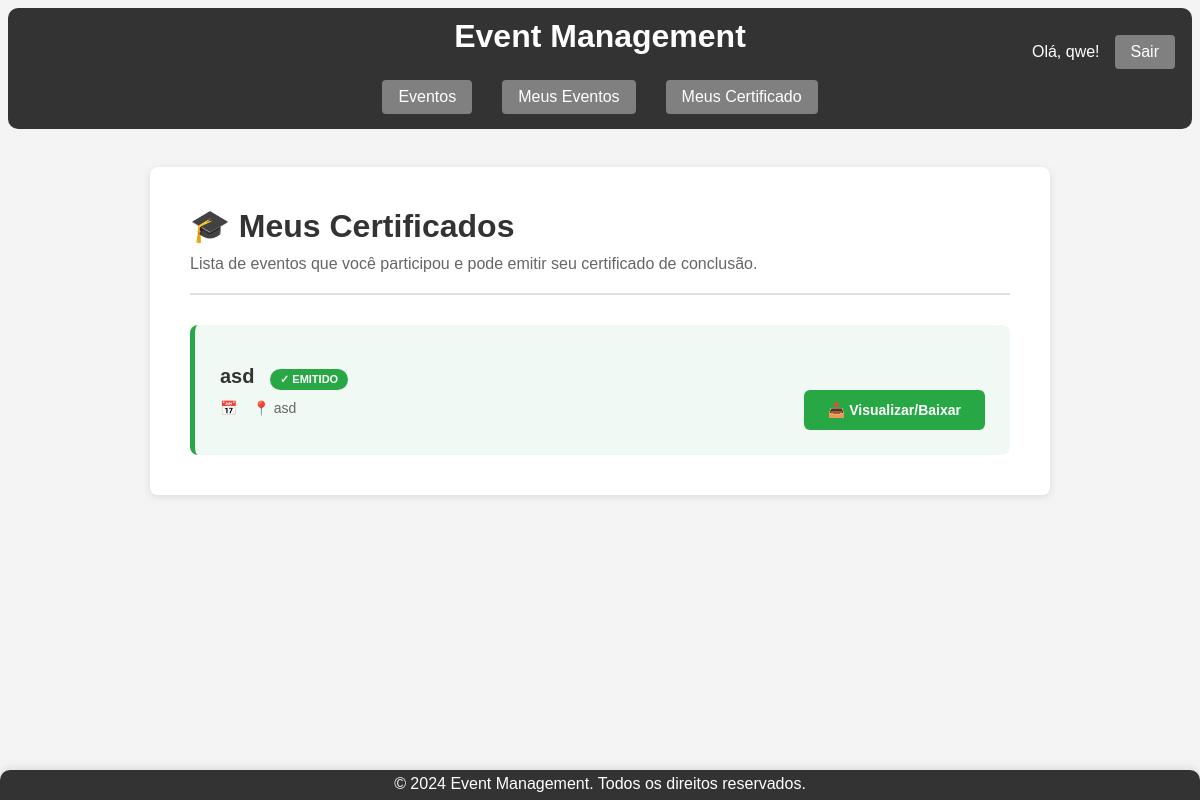
Page /certificates/ (signed in) on the earlier database version.
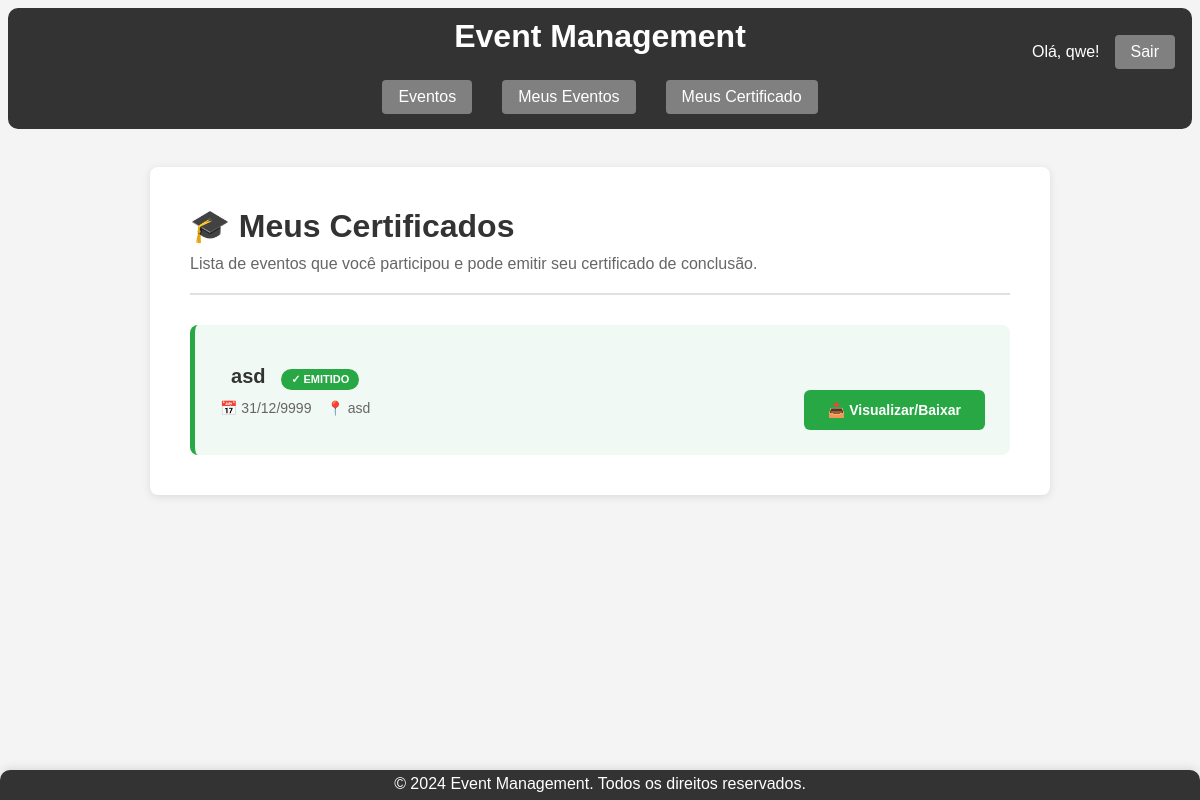
Same page on the later database version.
### app/models.py (models this page shows, shortened)
class Event(models.Model):
    event_type_choices = [
        ('Palestra', 'Palestra'),
        ('Workshop', 'Workshop'),
        ('Seminário', 'Seminário'),
        ('Curso', 'Curso'),
        ('Congresso', 'Congresso'),
        ('Simpósio', 'Simpósio'),
        ('Fórum', 'Fórum'),
        ('Mesa Redonda', 'Mesa Redonda'),
    ]
    title = models.CharField(max_length=200, verbose_name="Título")
    description = models.TextField(verbose_name="Descrição")
    initial_date = models.DateField(default= '9999-12-31', verbose_name="Data de Início")
    final_date = models.DateField(default='9999-12-31', verbose_name="Data Final")
    location = models.CharField(max_length=200, verbose_name="Local")
    max_capacity = models.IntegerField(verbose_name="Capacidade Máxima")
    creator = models.ForeignKey(
        settings.AUTH_USER_MODEL,
        on_delete=models.CASCADE,
        related_name='created_events',
        null=True,
        blank=True,
        verbose_name="Criador"
    )
    event_type = models.CharField(max_length=20, choices=event_type_choices, default='Palestra', verbose_name="Tipo de Evento")
    event_start = models.TimeField(null=False, blank=True, verbose_name="Horario de Início")
    event_end = models.TimeField(null=False, blank=True, verbose_name="Horario de Término")
    participants = models.ManyToManyField(
        settings.AUTH_USER_MODEL,
        through='EventParticipant',
        through_fields=('event', 'participant'),
        related_name='attended_events',
        blank=True,
        verbose_name="Participantes"
    )
    class Meta:
        db_table = 'event'
        ordering = ['initial_date']
        verbose_name = 'Evento' # Português
        verbose_name_plural = 'Eventos' # Português

### app/views.py (the view)
# urls.py: path('certificates/', views.certificate_list, name='certificate_list'),
@login_required
def certificate_list(request):
    user = request.user
    participated_events = user.attended_events.all()
    events_data = []
    for event in participated_events:
        certificate_status = Certificate.objects.filter(event=event, participant=user).exists()
        event_data = event
        event_data.certificate_issued = certificate_status
        events_data.append(event_data)
    context = {
        'events_with_certificates': events_data,
        'participant': user
    }
    return render(request, 'certificate_list.html', context)

### app/templates/certificate_list.html (shortened to what this page needs)
{% extends 'base.html' %}
{% block content %}
    <div class="certificates-container">
        <h1>🎓 Meus Certificados</h1>
        <p class="certificates-intro">
            Lista de eventos que você participou e pode emitir seu certificado de conclusão.
        </p>
        <div class="certificates-list">
            {% if events_with_certificates %}
                {% for event in events_with_certificates %}
                    <div class="certificate-card {% if event.certificate_issued %}issued{% endif %}">
                        <div class="certificate-info">
                            <h5>
                                {{ event.title }}
                                {% if event.certificate_issued %}
                                    <span class="certificate-badge">✓ Emitido</span>
                                {% endif %}
                            </h5>
                            <div class="certificate-meta">
                                <span>📅 {{ event.initial_date|date:"d/m/Y" }}</span>
                                <span>📍 {{ event.location|default:"Local não informado" }}</span>
                            </div>
                        </div>
                        <div class="certificate-actions">
                            {% if event.certificate_issued %}
                                <a href="{% url 'issue_certificate' event.id %}" class="btn-certificate btn-download">
                                    📥 Visualizar/Baixar
                                </a>
                            {% else %}
                                <a href="{% url 'issue_certificate' event.id %}" class="btn-certificate btn-issue">
                                    📜 Emitir Certificado
                                </a>
                            {% endif %}
                        </div>
                    </div>
                {% endfor %}
            {% endif %}
        </div>
    </div>
{% endblock %}

Differences in the rows shown:
changed Event "asd": initial_date (not shown) → "31/12/9999"
